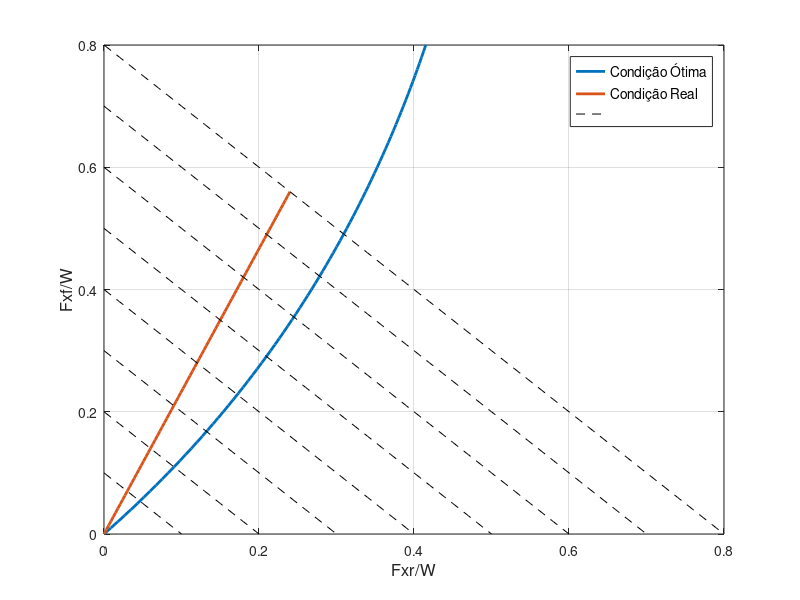

Here is the MATLAB script that generated this plot:
clc
clear

%% Dados do exemplo 7.1

Fzr_s=3250;   % Força vertocal estática no eixo tras. (N)
W=700*9.81;    % Peso do veículo (N)
Fzf_s=W-Fzr_s;  % Força vertical estática no eixo diant. (N)

hcg=0.3;   % Altura do CG (m)
L=2.77;     % Distância entre-eixos (m)

psi=Fzr_s/W;
x=hcg/L;

skid_f=deg2rad(5);  % Ângulo de desliz. eixo dianteiro
skid_r=deg2rad(5);  % Ângulo de desliz. eixo traseiro

%% Fórmula mágica

par_burck=[1.28 23.99 0.52;
           0.86 33.82 0.35;
           1.37 6.46 0.67;
           0.19 94.13 0.06];

ct=2;   % 1-Asfalto seco; 2-Asfalto molhado; 3-Calçada portuguesa; 4-Neve

t1=par_burck(ct,1);
t2=par_burck(ct,2);
t3=par_burck(ct,3);

lb=(0:0.01:10)';
mi_final=t1*(1-exp(-t2)-t3);
k=(t1*(1-exp(-lb*t2)-lb*t3)).*(lb<=1)+mi_final.*(lb>1);

% Parâmetros PSO
m=50; %tamanho da população
p=4; %número de parâmetros estimados

% Valores iniciais e parâmetros do método
saida=0;
nmi=1000;
tol=1e-6;
j=1;  % Contador de iterações
V=zeros(m,p); %V inicial
X=rand(m,p); %população inicial
gind=X; %define o vetor de melhor resultado individual no início
alfa=0.2;
beta=2;
S=1000000;
Sind=1000*ones(m,p);

for i=1:1:m
    S0=S;
    c1=X(i,1);
    c2=X(i,2);
    c3=X(i,3);
    c4=X(i,4);
    mu=c1*sin(c2*atan(c3*lb-c4*(c3*lb-atan(c3*lb))));
    S=(k-mu)'*(k-mu);
    if S<S0
        gtot=X(i,:);
        Stot=S;
    end
end


while saida==0 & j<nmi

    for i=1:1:m
        r1=rand(1);
        r2=rand(1);
        V(i,:)=alfa*V(i,:)+beta*r1*(gind(i,:)-X(i,:))+beta*r2*(gtot-X(i,:));
        X(i,:)=X(i,:)+V(i,:);
        c1=X(i,1);
        c2=X(i,2);
        c3=X(i,3);
        c4=X(i,4);
        mu=c1*sin(c2*atan(c3*lb-c4*(c3*lb-atan(c3*lb))));
        S=(k-mu)'*(k-mu);

        if S<Sind(i)
            gind(i,:)=X(i,:);
            Sind(i)=S;
        end
        if S<Stot
            gtot=X(i,:);
            Stot=S;
        end
        if S<tol
            saida=5;
        end
    end
    fobj(j)=Stot;
    melhor_par(j,:)=gtot;
    it(j)=j;
    j=j+1;
end

c1=gtot(1);
c2=gtot(2);
c3=gtot(3);
c4=gtot(4);
%mu=c1*sin(c2*atan(c3*lb-c4*(c3*lb-atan(c3*lb))));

mu_f=c1*sin(c2*atan(c3*skid_f-c4*(c3*skid_f-atan(c3*skid_f))));
mu_r=c1*sin(c2*atan(c3*skid_r-c4*(c3*skid_r-atan(c3*skid_r))));

%% Cálculo das forças ótimas de frenagem
acel=(0:0.01:0.8)';
Fxf_opt=W*acel;
Fxr_opt=W*(sqrt((1-psi)^2/(4*x^2)+(1/x)*(Fxf_opt/W))-(1-psi)/(2*x)-Fxf_opt/W);

%% Cálculo das forças reais de frenagem

phi=0.3;
Fxr=phi*W*acel;
Fxf=Fxr/phi-Fxr;
Fzf_dyn=(1-psi+x*acel)*W;
mu_Tf=Fxf/Fzf_dyn;
Fzr_dyn=(psi-x*acel)*W;
mu_Tr=Fxr/Fzr_dyn;


%% Gráficos

% Linhas Auxiliares
x1=(0:0.01:0.1)';
y1=0.1-x1;
x2=(0:0.01:0.2)';
y2=0.2-x2;
x3=(0:0.01:0.3)';
y3=0.3-x3;
x4=(0:0.01:0.4)';
y4=0.4-x4;
x5=(0:0.01:0.5)';
y5=0.5-x5;
x6=(0:0.01:0.6)';
y6=0.6-x6;
x7=(0:0.01:0.7)';
y7=0.7-x7;
x8=(0:0.01:0.8)';
y8=0.8-x8;

figure
plot((Fxr_opt/W),(Fxf_opt/W),'-','LineWidth',2.0)        
hold on
plot((Fxr/W),(Fxf/W),'-','LineWidth',2.0)
plot(x1,y1,'--','Color','k')
plot(x2,y2,'--','Color','k')
plot(x3,y3,'--','Color','k')
plot(x4,y4,'--','Color','k')
plot(x5,y5,'--','Color','k')
plot(x6,y6,'--','Color','k')
plot(x7,y7,'--','Color','k')
plot(x8,y8,'--','Color','k')
hold off
xlabel('Fxr/W','FontSize',12)
ylabel('Fxf/W','FontSize',12)
legend('Condição Ótima','Condição Real','','FontSize',10)
grid